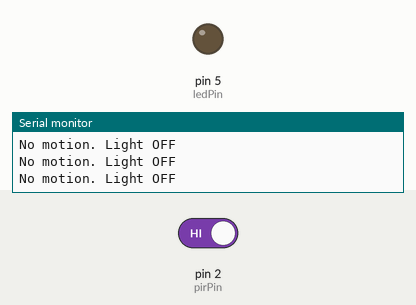
Recording of a sketch running on a simulated Arduino Uno, built with avr-gcc and run on an emulated ATmega328P. On the bench: output pins drawn as LEDs (lit = HIGH), the last lines printed to the serial monitor. The inputs (shaded band) are chosen by the test bench; at power-on: pin 2 (pirPin) HIGH.

Above: at 1.2 s.
1.3 s: pin 2 (pirPin) driven LOW
At 2.3 s:
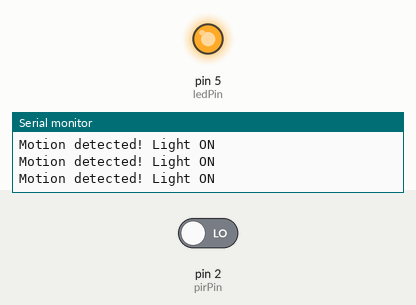
2.9 s: pin 2 (pirPin) driven HIGH
At 3.6 s:
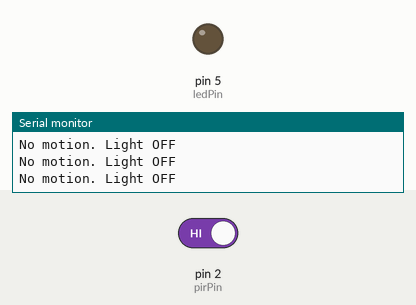
Timing chart, 0 to 5.9 s (numbered marks = the images above; inputs shaded):
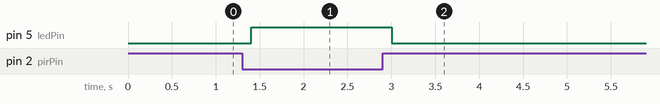

The sketch:

pir_test.ino
```cpp
int pirPin = 2;     // PIR OUT pin
int ledPin = 5;     // LED pin

void setup() {
  Serial.begin(115200);

  pinMode(pirPin, INPUT_PULLUP); // PIR output
  pinMode(ledPin, OUTPUT);       // LED output

  digitalWrite(ledPin, LOW);     // LED OFF initially

  Serial.println("PIR warming up... wait 30 seconds");
}

void loop() {
  int motion = digitalRead(pirPin);

  if (motion == LOW) {     // LOW = motion detected (because using INPUT_PULLUP)
    Serial.println("Motion detected! Light ON");
    digitalWrite(ledPin, HIGH);  // turn light ON
  } else {
    Serial.println("No motion. Light OFF");
    digitalWrite(ledPin, LOW);   // turn light OFF
  }

  delay(200); // debounce
}
```

Measured:
- after the input at 1.3 s, pin 5 (ledPin): LOW → HIGH after 0.10 s
- after the input at 2.9 s, pin 5 (ledPin): HIGH → LOW after 0.10 s
